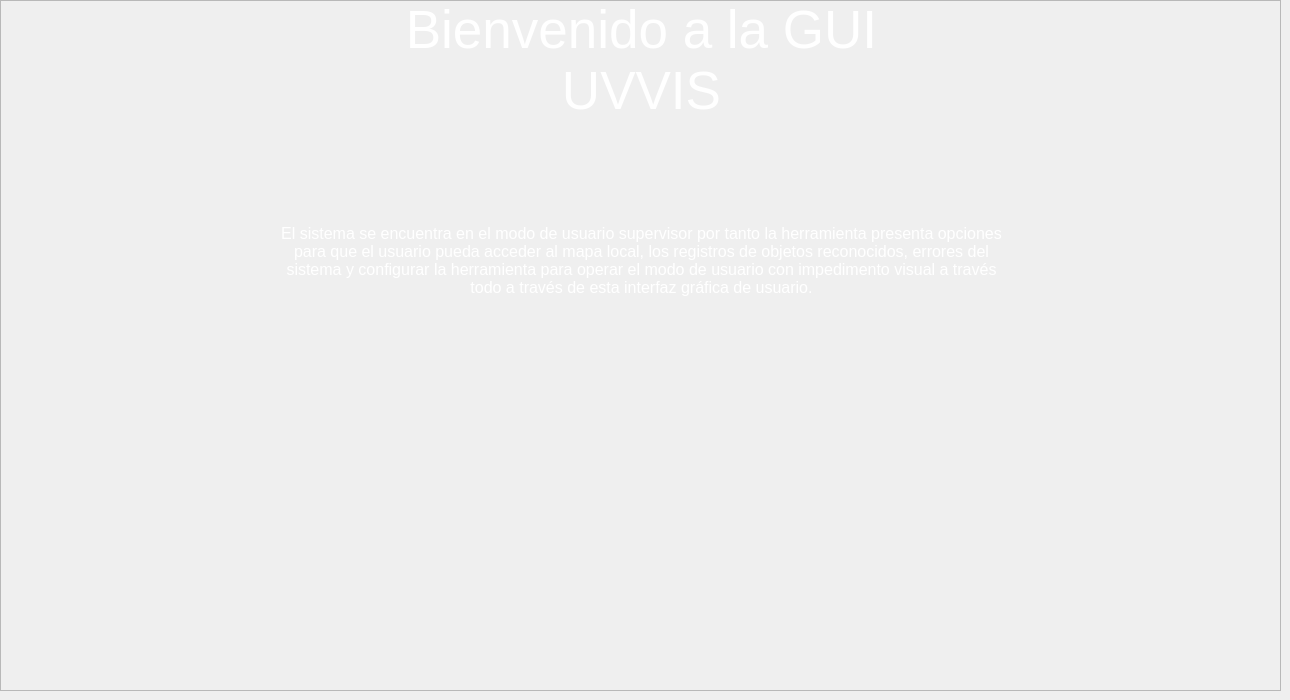
               <widget class="QWidget" name="Home_Page">
                <widget class="QFrame" name="frame_4">
                 <property name="geometry">
                  <rect>
                   <x>0</x>
                   <y>0</y>
                   <width>1281</width>
                   <height>691</height>
                  </rect>
                 </property>
                 <property name="frameShape">
                  <enum>QFrame::StyledPanel</enum>
                 </property>
                 <property name="frameShadow">
                  <enum>QFrame::Raised</enum>
                 </property>
                 <widget class="QWidget" name="verticalLayoutWidget_3">
                  <property name="geometry">
                   <rect>
                    <x>1</x>
                    <y>0</y>
                    <width>1281</width>
                    <height>441</height>
                   </rect>
                  </property>
                  <layout class="QVBoxLayout" name="verticalLayout_7">
                   <item>
                    <widget class="QLabel" name="label_2">
                     <property name="font">
                      <font>
                       <family>Segoe UI</family>
                       <pointsize>40</pointsize>
                      </font>
                     </property>
                     <property name="styleSheet">
                      <string notr="true">color:white;</string>
                     </property>
                     <property name="text">
                      <string>Bienvenido a la GUI
UVVIS</string>
                     </property>
                     <property name="alignment">
                      <set>Qt::AlignHCenter|Qt::AlignTop</set>
                     </property>
                     <property name="wordWrap">
                      <bool>false</bool>
                     </property>
                    </widget>
                   </item>
                   <item>
                    <widget class="QLabel" name="label">
                     <property name="font">
                      <font>
                       <family>Segoe UI</family>
                       <pointsize>12</pointsize>
                      </font>
                     </property>
                     <property name="styleSheet">
                      <string notr="true">color:white;</string>
                     </property>
                     <property name="text">
                      <string>El sistema se encuentra en el modo de usuario supervisor por tanto la herramienta presenta opciones
para que el usuario pueda acceder al mapa local, los registros de objetos reconocidos, errores del
sistema y configurar la herramienta para operar el modo de usuario con impedimento visual a través
todo a través de esta interfaz gráfica de usuario.</string>
                     </property>
                     <property name="alignment">
                      <set>Qt::AlignHCenter|Qt::AlignTop</set>
                     </property>
                    </widget>
                   </item>
                  </layout>
                 </widget>
                 <widget class="QWidget" name="horizontalLayoutWidget">
                  <property name="geometry">
                   <rect>
                    <x>300</x>
                    <y>490</y>
                    <width>701</width>
                    <height>123</height>
                   </rect>
                  </property>
                  <layout class="QHBoxLayout" name="horizontalLayout_19">
                   <item>
                    <widget class="QLabel" name="label_4">
                     <property name="layoutDirection">
                      <enum>Qt::RightToLeft</enum>
                     </property>
                     <property name="text">
                      <string/>
                     </property>
                     <property name="pixmap">
                      <pixmap>D:/Desktop/Documentos Trabajo de Grado/TGDocument-20210119T231458Z-001/TGDocument/Portada/Logo1P.png</pixmap>
                     </property>
                     <property name="alignment">
                      <set>Qt::AlignCenter</set>
                     </property>
                    </widget>
                   </item>
                   <item>
                    <widget class="QLabel" name="label_3">
                     <property name="text">
                      <string/>
                     </property>
                     <property name="pixmap">
                      <pixmap>D:/Desktop/Documentos Trabajo de Grado/TGDocument-20210119T231458Z-001/TGDocument/Portada/Logo2_5.png</pixmap>
                     </property>
                    </widget>
                   </item>
                  </layout>
                 </widget>
                </widget>
               </widget>
